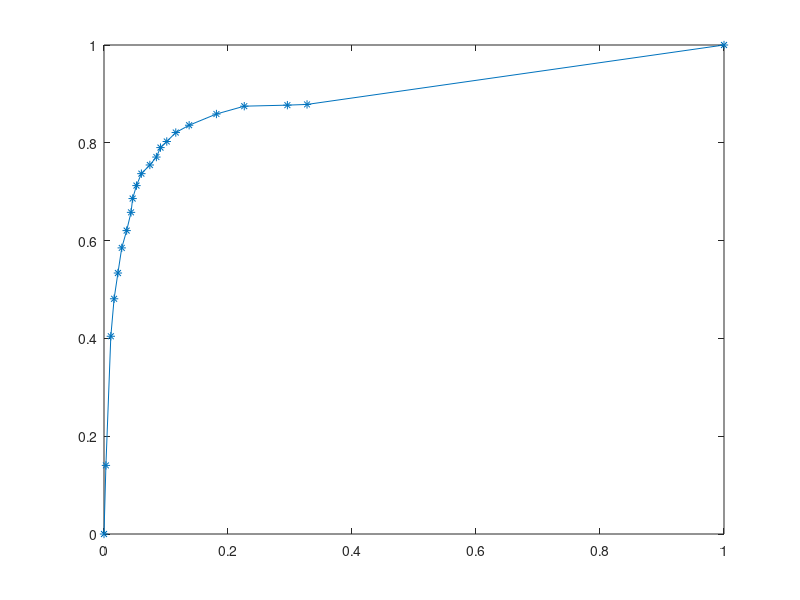

Write MATLAB code to recreate this figure.
%% Results with average_distance1 (with a threshold)
% Recall and specifity values taking from percentile 5th to 100th, in order
% to plot a ROC curve
Recall_vector    = [0.878475 0.877001 0.874895 0.858888 0.835931 0.820977, ...
                    0.802654 0.790227 0.770851 0.754634 0.736942 0.712511, ...
                    0.685973 0.657751 0.620472 0.585088 0.533698 0.481045, ...
                    0.404381 0.140270];
Specifity_vector = [0.672535 0.704225 0.773768 0.818662 0.862676 0.884243, ...
                    0.898768 0.908891 0.915493 0.926056 0.939701 0.947623, ...
                    0.953785 0.956426 0.963468 0.971391 0.977553 0.983715, ...
                    0.988996 0.996919];

x = ones(size(Specifity_vector,2),1)' - Specifity_vector;

plot([1 x 0],[1 Recall_vector 0],'*-')
axis([0,1,0,1])